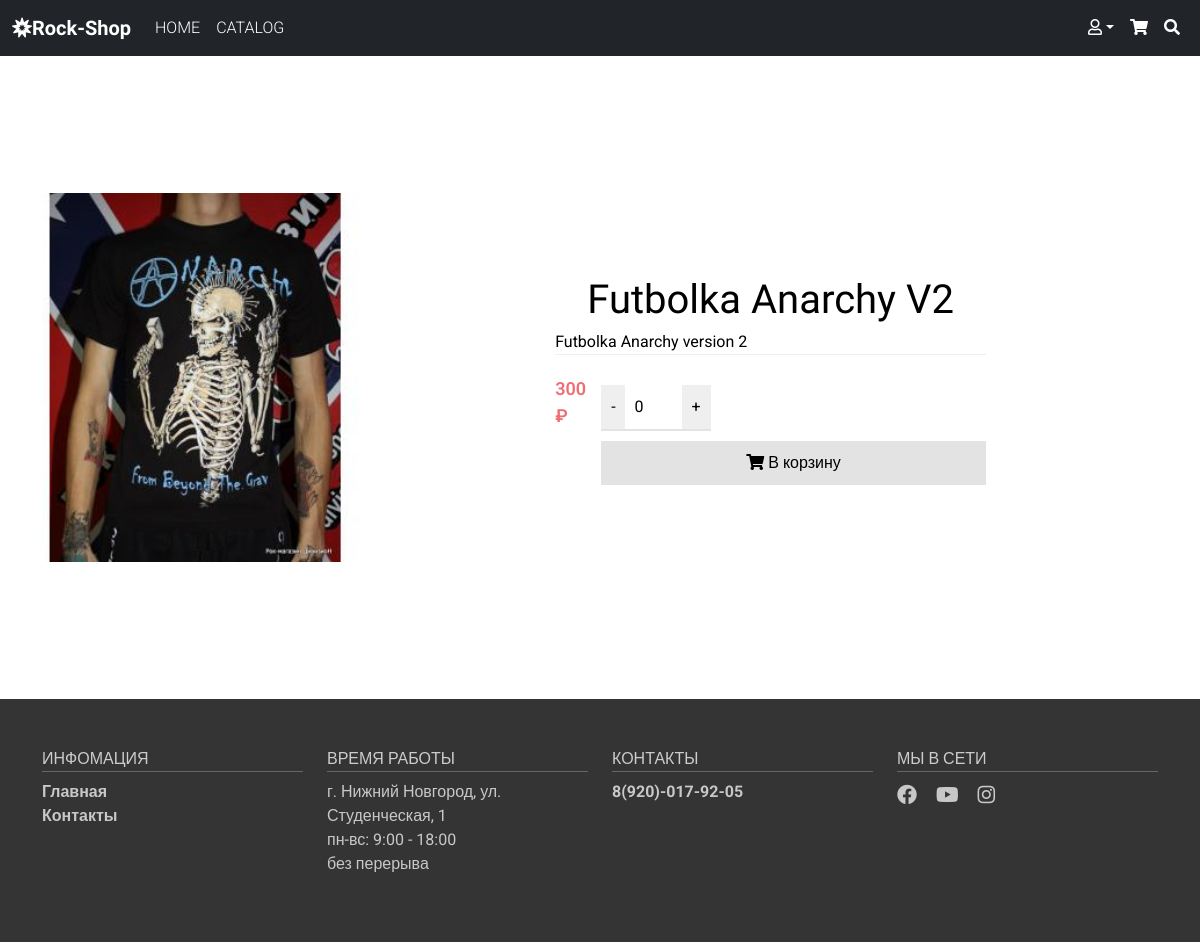
Page /index.php?page=tovar_card&id=3 on the committed database.
### tables this page shows
CREATE TABLE `products` (
  `id` int NOT NULL,
  `name` varchar(30) NOT NULL,
  `category` int NOT NULL,
  `desc` text NOT NULL,
  `imgs` varchar(40) NOT NULL,
  `price` int NOT NULL
);

### templates/tovar_card.php (the view, shortened to what this page needs)
<main class="main">
  <img src="<?php echo $good['imgs']; ?>" alt="">
  <div class="tovar d-flex-column">
    <div class="header"><?php echo $good['name']; ?></div>
    <div class="body">
      <?php echo $good['desc']; ?>
      <div class="product-bottom-details d-flex justify-content-between">
        <div class="product-price">
          <?php echo $good['price'] . ' ₽'; ?>
        </div>
        <form id="form1" name="form1" action="add_cart.php" method="post">
          <div class="input-group quantity_goods">
            <input type="button" value="-" id="button_minus">
            <input onchange="location=value" type="number" step="1" min="1" max="1" id="num_count" name="quantity" value="0" title="Qt">
            <input type="button" value="+" id="button_plus">
          </div>
          <button class='add_to_cart' type="submit" name="submit"><a><i class="fas fa-shopping-cart"></i></a> В корзину</button>
        </form>
      </div>
    </div>
  </div>
</main>

### styles/main.css (style rules this page uses)
html { font-size: 16px; }
body { font-family: 'Roboto', sans-serif; font-size: 16px; font-weight: 400; color: #000; background-color: #fff; min-width: 320px; }
img { max-width:100%; height: auto; }
.product-bottom-details { overflow: hidden; border-top: 1px solid #eee; padding-top: 20px; }
.product-price { font-size: 18px; color: #ee6e73; font-weight: 600; }
.main { display: flex; align-items: center; padding: 2vw; }
.main img { width: 40vw; }
.header { font-size: 40px; display: flex; justify-content: center; font-family: 'Rubik Beastly', cursive; }
.tovar { padding: 100px; }
.tovar { padding: 190px; }

### authorization/css/main.css (style rules this page uses)
a { color: #7c9ab7; font-weight: bold; text-decoration: none; }
form { display: flex; flex-direction: column; width: 400px; }
input { margin: 10px 0; padding: 10px; border: unset; border-bottom: 2px solid #e3e3e3; outline: none; }
button { padding: 10px; background: #e3e3e3; border: unset; cursor: pointer; }

### rows in the picture
products: imgs (picture), name "Futbolka Anarchy V2", desc "Futbolka Anarchy version 2", price "300"
